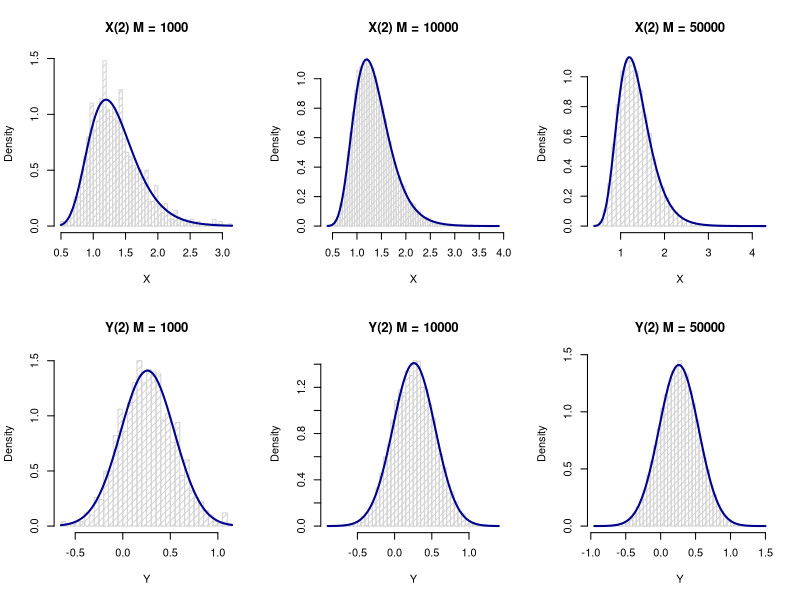

Write the R code that produced this figure.
set.seed(1003)

mu <- .15
sigma <- .2
T <- 2

num.simulations <- c(1000, 10000, 50000)

pdf("figure12.pdf", width=10.5)
p <- par(no.readonly=TRUE)
par(mfcol=c(2, length(num.simulations)))

r2 <- sapply(num.simulations, function(M) {
  y <- rnorm(n=M, mean=(mu - sigma ^ 2 / 2) * T, sd=sigma * sqrt(T))
  x <- exp(y)
  hist(x, breaks=50, density=20, prob=TRUE,
       main=paste(sprintf("X(2) M = %d", M)), xlab="X")
  curve(dlnorm(x, meanlog=(mu-sigma*sigma/2)*T, sdlog=sigma*sqrt(T)), 
        col="darkblue", lwd=2, add=TRUE)    
  
  hist(y, breaks=50, density=20, prob=TRUE,
       main=paste(sprintf("Y(2) M = %d", M)), xlab="Y")
  curve(dnorm(x, mean=(mu-sigma*sigma/2)*T, sd=sigma*sqrt(T)), 
        col="darkblue", lwd=2, add=TRUE)    
  
  list("name"=sprintf("M=%d", M), 
       "mean of X(2)"=mean(x),
       "mean of Y(2)"=mean(y),
       "variance of X(2)"=var(x),
       "variance of Y(2)"=var(y))
})

par(p)
dev.off()

r2["name", ] -> colnames(r2)
r2 <- r2[rownames(r2) != "name", ]
r2 <- cbind(Theoretical=c(exp(mu*T), 
                         (mu-sigma^2/2)*T, 
                         exp(2*mu*T)*(exp(sigma^2*T)-1),
                         sigma^2*T), r2)
